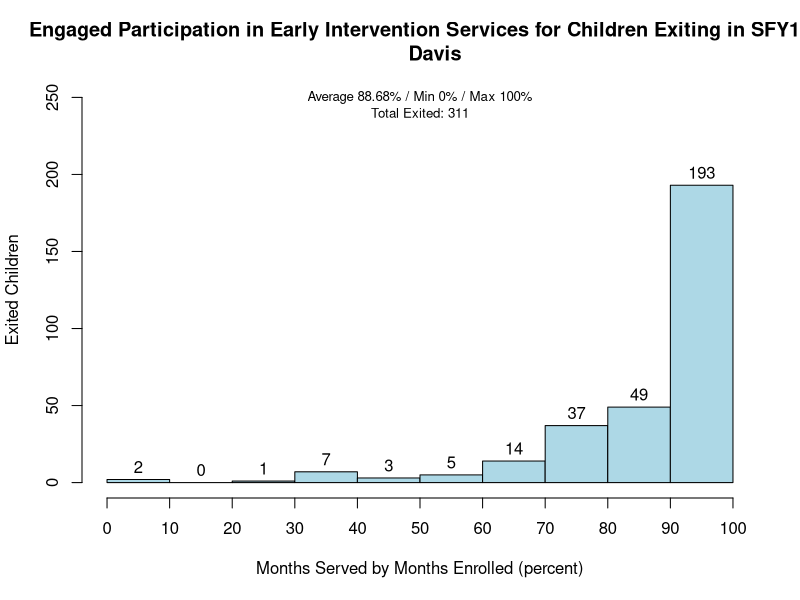

The R source for this figure:
#Davis

data_2013=read.csv("2013_all_providers.csv",header=TRUE)
data_2013[is.na(data_2013)] <- 0
head(data_2013)
str(data_2013)
names(data_2013)

provider <- split(data_2013, data_2013$Provider)
data_2013[is.na(data_2013)] <- 0
hist(provider$Davis$Percentage, breaks=10,
     #probability = TRUE,
     col="lightblue",
     labels=TRUE,
     ylim=c(0, 250),
     xlab="Months Served by Months Enrolled (percent)",
     ylab="Exited Children",
     main="Engaged Participation in Early Intervention Services for Children Exiting in SFY13
     Davis",
     xaxt='n')
axis(side=1, at=seq(0,100, 10),
     text(50, 250, "Average 88.68% / Min 0% / Max 100%",
          cex = .8))
text(50, 240, "Total Exited: 311",
     cex = .8)


#Normal Distribution
mean(provider$Davis$Percentage)
sd(provider$Davis$Percentage)
min(provider$Davis$Percentage)
max(provider$Davis$Percentage)